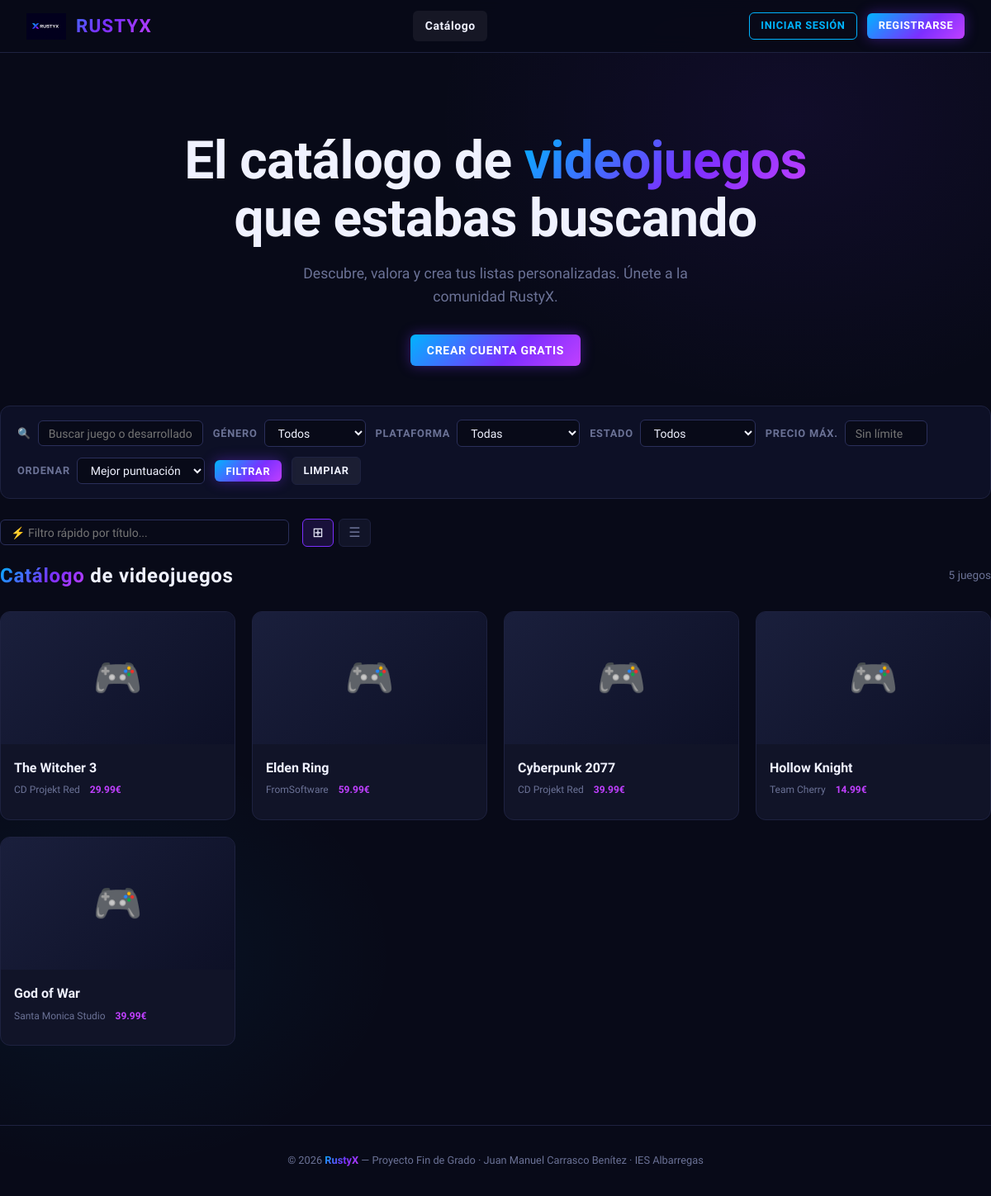
The app's page /web/rustyx/index.php with its own data.
### tables this page shows
CREATE TABLE IF NOT EXISTS videojuegos (
    id_juego          INT AUTO_INCREMENT PRIMARY KEY,
    titulo            VARCHAR(100) NOT NULL,
    descripcion       TEXT,
    fecha_lanzamiento DATE,
    desarrollador     VARCHAR(80),
    precio            DECIMAL(5,2) DEFAULT 0.00,
    puntuacion_media  DECIMAL(3,2) DEFAULT 0.00,
    imagen_url        VARCHAR(255) DEFAULT NULL,
    youtube_url       VARCHAR(255) DEFAULT NULL,   
    estado            ENUM('disponible','proximo','descontinuado') DEFAULT 'disponible'
);

### web/rustyx/config.php (called while the page is built, shortened)
<?php
function isLoggedIn(): bool {
    return isset($_SESSION['id_usuario']);
}
function h(mixed $value): string {
    return htmlspecialchars((string)$value, ENT_QUOTES, 'UTF-8');
}
function selected(mixed $a, mixed $b): string {
    return $a == $b ? 'selected' : '';
}
function money(mixed $price): string {
    $price = (float)$price;
    return $price > 0 ? number_format($price, 2) . '€' : 'Gratis';
}

### web/rustyx/index.php (the view, shortened to what this page needs)
<?php
require_once 'config.php';
$filtroBuscar     = trim($_GET['buscar']      ?? '');
$filtroPrecioMax  = isset($_GET['precio_max']) && $_GET['precio_max']!=='' ? (float)$_GET['precio_max'] : null;
$filtroOrden      = $_GET['orden']  ?? 'puntuacion';
$pagina           = max(1,(int)($_GET['pagina'] ?? 1));
$porPagina        = 20;
try {
    $pdo    = getDB();
    $params = [];
    $where  = [];
    $sqlBase = "
        FROM videojuegos v
        LEFT JOIN videojuego_genero     vg  ON v.id_juego=vg.id_juego
        LEFT JOIN generos               g   ON vg.id_genero=g.id_genero
        LEFT JOIN videojuego_plataforma vp  ON v.id_juego=vp.id_juego
        LEFT JOIN plataformas           p   ON vp.id_plataforma=p.id_plataforma
    ";
    $whereSQL = $where ? "WHERE ".implode(" AND ",$where) : "";
    $stmtTotal = $pdo->prepare("SELECT COUNT(DISTINCT v.id_juego) $sqlBase $whereSQL");
    $stmtTotal->execute($params);
    $total     = (int)$stmtTotal->fetchColumn();
    $totalPags = max(1,(int)ceil($total/$porPagina));
    $pagina    = min($pagina,$totalPags);
    $offset    = ($pagina-1)*$porPagina;
    $orden = match($filtroOrden) {
        'titulo'   => "v.titulo ASC",
        'precio'   => "v.precio ASC",
        'reciente' => "v.fecha_lanzamiento DESC",
        default    => "media_real DESC"
    };
    $sql = "SELECT DISTINCT v.id_juego, v.titulo, v.descripcion, v.desarrollador,
                   v.precio,
                   (SELECT COALESCE(AVG(puntuacion), 0)
                    FROM valoraciones
                    WHERE id_juego = v.id_juego) AS media_real,
                   v.fecha_lanzamiento, v.estado, v.imagen_url
            $sqlBase $whereSQL
            GROUP BY v.id_juego, v.titulo, v.descripcion, v.desarrollador,
                     v.precio, v.fecha_lanzamiento, v.estado, v.imagen_url
            ORDER BY $orden
            LIMIT $porPagina OFFSET $offset";
    $stmt = $pdo->prepare($sql);
    $stmt->execute($params);
    $juegos = $stmt->fetchAll();
} catch (Exception $e) {
    $juegos = $generos = $plataformas = [];
    $total = $totalPags = 0; $pagina = 1;
    $error = "Error: ".$e->getMessage();
}
include 'partials/header.php';
?>
<div class="container page-content">
  <?php if (!isLoggedIn()): ?>
  <div class="hero">
    <h1>El catálogo de <span class="grad">videojuegos</span><br>que estabas buscando</h1>
    <p>Descubre, valora y crea tus listas personalizadas. Únete a la comunidad RustyX.</p>
    <a href="<?= BASE_PATH ?>/registro.php" class="btn btn-primary">Crear cuenta gratis</a>
  </div>
  <?php endif; ?>
  <form method="GET" action="<?= BASE_PATH ?>/index.php">
    <div class="filters-bar">
      <div class="filter-group">
        <label>🔍</label>
        <input type="text" name="buscar" value="<?= h($filtroBuscar) ?>"
               placeholder="Buscar juego o desarrollador..." style="width:200px">
      </div>
      <div class="filter-group">
        <label>Género</label>
        <select name="genero">
          <option value="0">Todos</option>
        </select>
      </div>
      <div class="filter-group">
        <label>Plataforma</label>
        <select name="plataforma">
          <option value="0">Todas</option>
        </select>
      </div>
      <div class="filter-group">
        <label>Estado</label>
        <select name="estado">
          <option value="">Todos</option>
        </select>
      </div>
      <div class="filter-group">
        <label>Precio máx.</label>
        <input type="number" name="precio_max" min="0" max="200" step="5"
               value="<?= $filtroPrecioMax!==null?$filtroPrecioMax:'' ?>"
               placeholder="Sin límite" style="width:100px">
      </div>
      <div class="filter-group">
        <label>Ordenar</label>
        <select name="orden">
          <option value="puntuacion" <?= selected($filtroOrden, 'puntuacion') ?>>Mejor puntuación</option>
        </select>
      </div>
      <button type="submit" class="btn btn-primary btn-sm">Filtrar</button>
      <a href="<?= BASE_PATH ?>/index.php" class="btn btn-ghost btn-sm">Limpiar</a>
    </div>
  </form>
  <div style="display:flex;align-items:center;gap:1rem;margin-bottom:1rem;flex-wrap:wrap">
    <input type="text" id="quickSearch" placeholder="⚡ Filtro rápido por título..."
           style="flex:1;min-width:200px;max-width:350px"
           oninput="filtrarLocal(this.value)">
    <div class="view-toggle">
      <button class="view-btn active" id="btnGrid" title="Vista grid"   onclick="setView('grid')">⊞</button>
      <button class="view-btn"        id="btnList" title="Vista lista"   onclick="setView('list')">☰</button>
    </div>
  </div>
  <div class="section-header">
    <h2 class="section-title"><span>Catálogo</span> de videojuegos</h2>
    <span style="color:var(--muted);font-size:.85rem">
      <?= $total ?> juego<?= $total!=1?'s':'' ?>
    </span>
  </div>
  <?php if (empty($juegos)): ?>
    <div class="empty-state">
      <div class="icon">🎮</div><h3>Sin resultados</h3>
      <p>Prueba con otros filtros o <a href="<?= BASE_PATH ?>/index.php">ver todos</a></p>
    </div>
  <?php else: ?>
    <div class="games-grid" id="gamesContainer">
      <?php foreach ($juegos as $juego):
      ?>
        <a href="<?= BASE_PATH ?>/juego.php?id=<?= $juego['id_juego'] ?>"
           class="game-card"
           style="text-decoration:none;color:inherit"
           data-titulo="<?= h(strtolower($juego['titulo'])) ?>"
           data-dev="<?= h(strtolower($juego['desarrollador']??'')) ?>">
          <div class="game-card-img">
            <?php if (!empty($juego['imagen_url'])): ?>
              <img src="<?= h($juego['imagen_url']) ?>"
                   alt="<?= h($juego['titulo']) ?>">
            <?php else: ?>🎮<?php endif; ?>
          </div>
          <div class="game-card-body">
            <div class="game-card-title"><?= h($juego['titulo']) ?></div>
            <div class="game-card-meta">
              <span><?= h($juego['desarrollador']??'—') ?></span>
              <span style="color:var(--magenta);font-weight:700">
                <?= money($juego['precio']) ?>
              </span>
            </div>
          </div>
        </a>
      <?php endforeach; ?>
    </div>
  <?php endif; ?>
</div>
<?php include 'partials/footer.php'; ?>

### web/rustyx/partials/header.php (shortened to what this page needs)
<?php
$currentPage = basename($_SERVER['PHP_SELF'], '.php');
$bp = BASE_PATH;
$user = currentUser();
?>
<!DOCTYPE html>
<html lang="es">
<head>
  <link rel="stylesheet" href="<?= $bp ?>/css/style.css">
</head>
<body>
<nav class="navbar">
  <a href="<?= $bp ?>/index.php" class="navbar-logo">
    <img src="<?= $bp ?>/assets/logo.png" alt="RustyX" onerror="this.style.display='none'">
    RUSTYX
  </a>
  <ul class="navbar-nav">
    <li><a href="<?= $bp ?>/index.php" class="<?= $currentPage === 'index' ? 'active' : '' ?>">Catálogo</a></li>
  </ul>
  <div class="navbar-actions">
    <?php if (isLoggedIn()): ?>
      <a href="<?= $bp ?>/perfil.php" class="navbar-avatar-link">
        <?php
          $avatarFile = $user['avatar_url'] ?? '';
          $avatarPath = AVATAR_DIR . $avatarFile;
          if ($avatarFile && file_exists($avatarPath)):
        ?>
          <img src="<?= h(avatarUrl($avatarFile)) ?>"
               alt="Avatar" class="navbar-avatar-img">
        <?php else: ?>
          <div class="navbar-avatar-placeholder"><?= strtoupper(substr($user['username'] ?? 'U', 0, 1)) ?></div>
        <?php endif; ?>
        <span class="navbar-username"><?= h($user['username'] ?? '') ?></span>
      </a>
      <a href="<?= $bp ?>/logout.php" class="btn btn-ghost btn-sm">Salir</a>
    <?php else: ?>
      <a href="<?= $bp ?>/login.php" class="btn btn-outline btn-sm">Iniciar sesión</a>
      <a href="<?= $bp ?>/registro.php" class="btn btn-primary btn-sm">Registrarse</a>
    <?php endif; ?>
  </div>
</nav>

### web/rustyx/partials/footer.php (shortened to what this page needs)
<footer>
  <p>© <?= date('Y') ?> <strong style="background:var(--grad-brand);-webkit-background-clip:text;-webkit-text-fill-color:transparent">RustyX</strong> — Proyecto Fin de Grado · Juan Manuel Carrasco Benítez · IES Albarregas</p>
</footer>
</body>
</html>

### records on screen
videojuegos: titulo "The Witcher 3", desarrollador "CD Projekt Red", precio "29.99€"
videojuegos: titulo "Elden Ring", desarrollador "FromSoftware", precio "59.99€"
videojuegos: titulo "Cyberpunk 2077", desarrollador "CD Projekt Red", precio "39.99€"
videojuegos: titulo "Hollow Knight", desarrollador "Team Cherry", precio "14.99€"
videojuegos: titulo "God of War", desarrollador "Santa Monica Studio", precio "39.99€"

### other values on screen
$total "5"
